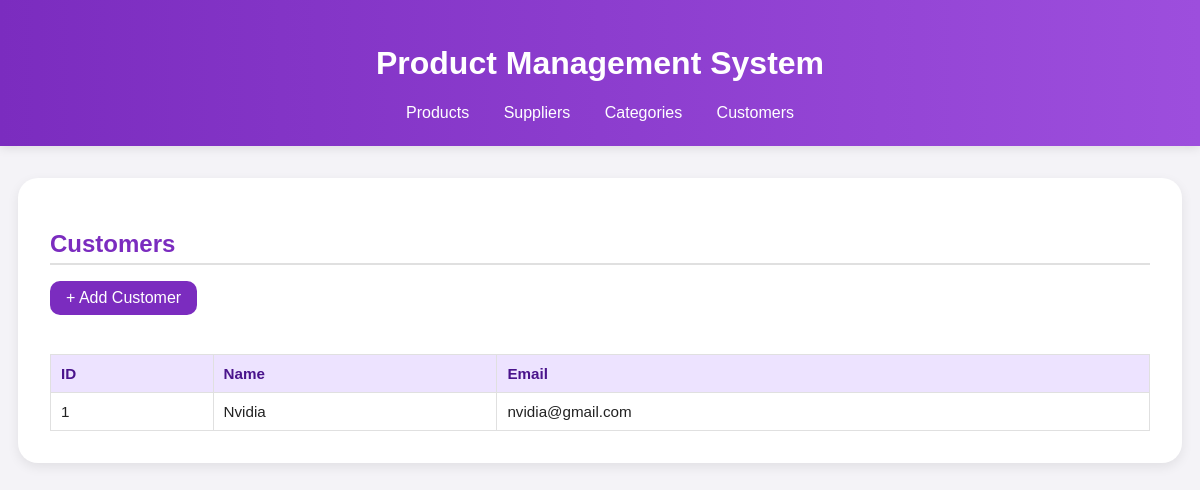
The page /customers on the database as committed earlier.
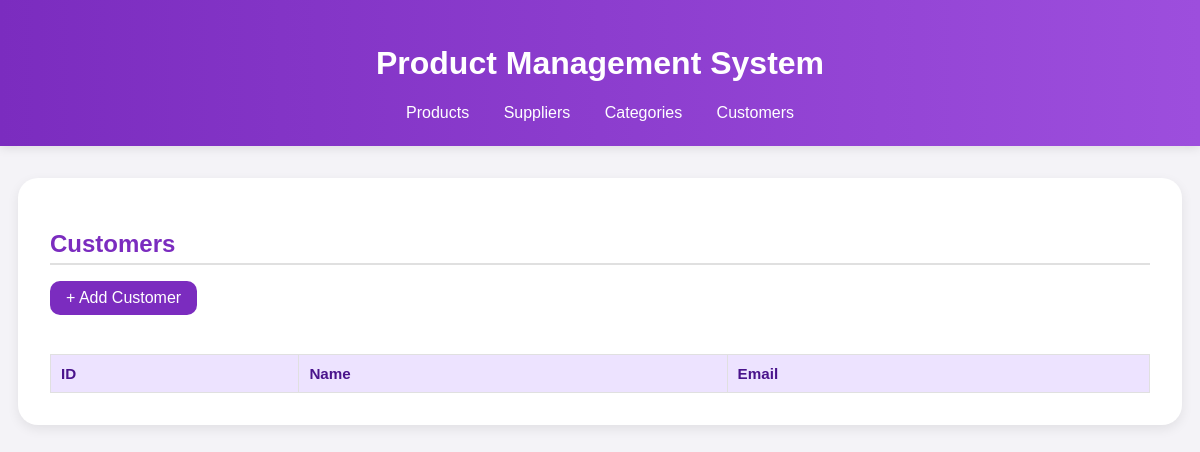
The same page on the database as committed later.
### models.py (models this page shows)
class Customer(db.Model):
    id = db.Column(db.Integer, primary_key=True)
    name = db.Column(db.String(120), nullable=False)
    email = db.Column(db.String(120))

### routes.py (the view)
@app.route('/customers')
def customers():
    customers = Customer.query.all()
    return render_template('customers.html', customers=customers)

### templates/customers.html (shortened to what this page needs)
{% extends 'base.html' %}
{% block content %}
<h2>Customers</h2>
<a class="btn-add" href="{{ url_for('add_customer') }}">+ Add Customer</a>
<div class="table-wrapper">
<table>
<thead><tr><th>ID</th><th>Name</th><th>Email</th></tr></thead>
<tbody>
{% for c in customers %}
<tr><td>{{ c.id }}</td><td>{{ c.name }}</td><td>{{ c.email }}</td></tr>
{% endfor %}
</tbody>
</table>
</div>
{% endblock %}

Rows that differ between the two databases and show on the page:
removed Customer: id "1", name "Nvidia", email "nvidia@gmail.com"
